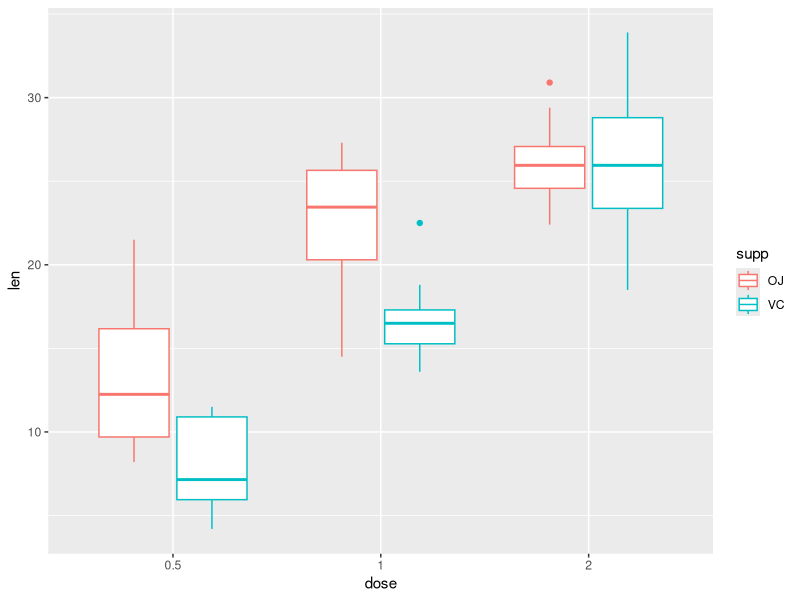

Here is the R script that generated this plot:
## ---- chunk 1
knitr::opts_chunk$set(echo = TRUE)
knitr::opts_chunk$set(fig.width = 5, fig.height = 3) 
## ---- chunk 2
library(tidyverse)
## ---- chunk 3
set.seed(1000)
stroop_dat <- tibble(
  subject = seq(1:60),
  congruent = rnorm(mean = 400, sd = 30, n = 60),
  incongruent = congruent + rnorm(mean = 60, sd = 10, n = 60),
  neutral = congruent + rnorm(mean = 30, sd = 10, n = 60)
  ) %>%
  gather(key = cond, value = reaction_time, 2:4) %>% 
  mutate(
    cond = as.factor(cond),
    log_RT = log(reaction_time)
  )
## ---- chunk 4
# set parameters
set.seed(1000)
means <- rep(c(80, 80, 100), 100)
sds <- rep(c(5, 5, 7), 100)

# simulate data
cond <- rep(c("control", "drug_one", "drug_two"), 100)
subject <- seq(1:300)

smoking_dat <- tibble(
  subject = subject,
  cond = as.factor(cond),
  outcome = rnorm(n = 300, mean = means, sd = sds)
)
## ---- chunk 5
levels(stroop_dat$cond)
levels(smoking_dat$cond)
## ---- chunk 6
# make data 2 levels and convert condition to a factor
stroop_subset <- stroop_dat %>% 
  filter(cond %in% c("congruent", "incongruent")) %>% 
  mutate(cond = factor(cond))

# see your contrasts
contrasts(stroop_subset$cond)
## ---- chunk 7
lm(log_RT ~ cond, stroop_subset) %>% summary()
## ---- chunk 8
stroop_subset %>% 
  group_by(cond) %>% 
  summarise(mean = mean(log_RT))
## ---- chunk 9
contrasts(stroop_subset$cond) <- contr.sum
contrasts(stroop_subset$cond)
## ---- chunk 10
lm(log_RT ~ cond, stroop_subset) %>% summary()
## ---- chunk 11
stroop_subset %>% summarise(mean = mean(log_RT))
## ---- chunk 12
contrasts(stroop_dat$cond)
## ---- chunk 13
lm(log_RT ~ cond, data = stroop_dat) %>% summary
## ---- chunk 14
stroop_dat %>% group_by(cond) %>% summarise(mean = mean(log_RT))
## ---- chunk 15
contrasts(stroop_dat$cond) <- contr.sum
contrasts(stroop_dat$cond)
## ---- chunk 16
lm(log_RT ~ cond, data = stroop_dat) %>% summary
## ---- chunk 17
contrasts(stroop_dat$cond) <- contr.treatment
stroop_dat$cond <- factor(stroop_dat$cond, 
                          levels = c("neutral", "congruent", "incongruent")
                          )
## ---- chunk 18
contrasts(stroop_dat$cond)
## ---- chunk 19
lm(log_RT ~ cond, data = stroop_dat) %>% summary
## ---- chunk 20
stroop_aov <- aov(log_RT ~ cond, data = stroop_dat)
summary(stroop_aov)
## ---- chunk 21
summary.lm(stroop_aov)
## ---- chunk 22
smoking_lm <- lm(outcome ~ cond, data = smoking_dat)
summary(smoking_lm)
## ---- chunk 23
smoking_dat$cond <- factor(smoking_dat$cond, 
                           levels = c("drug_one", "drug_two", "control")
                           )
smoking_lm2 <- lm(outcome ~ cond, data = smoking_dat)
## ---- chunk 24
summary(smoking_lm2)
## ---- chunk 25
# load the data
data("ToothGrowth")

# convert to tibble and make dose a factor
tooth <- ToothGrowth %>%
  mutate(dose = factor(dose)) %>%
  as.tibble()

# see the output
tooth
## ---- chunk 26
tooth_aov <- aov(len ~ supp * dose, data = tooth)
summary(tooth_aov)
## ---- chunk 27
ggplot(data = tooth, mapping = aes(x = dose, y = len, colour = supp)) +
  geom_boxplot()
## ---- chunk 28
TukeyHSD(tooth_aov, conf.level = 0.95)
## ---- chunk 29
tukey_aov <- TukeyHSD(tooth_aov, conf.level = 0.95)
tukey_aov$`supp:dose`
## ---- chunk 30
# code new centered variables
tooth$supp_dev <- (tooth$supp == "VC") - mean(tooth$supp == "VC")
tooth$dose_dev_one <- (tooth$dose == "0.5") - mean(tooth$dose == "0.5")
tooth$dose_dev_two <- (tooth$dose == "1") - mean(tooth$dose == "1")
## ---- chunk 31
tooth # inspect changes
## ---- chunk 32
tooth_lm_full <- lm(len ~ supp_dev * (dose_dev_one + dose_dev_two), data = tooth)
## ---- chunk 33
tooth_lm_reduced <- lm(len ~ supp_dev + (dose_dev_one + dose_dev_two), data = tooth)
anova(tooth_lm_full, tooth_lm_reduced)
## ---- chunk 34
# create combined factor column
tooth$interact <- interaction(tooth$supp, tooth$dose)

# check levels of our new factor
levels(tooth$interact)
## ---- chunk 35
pairwise.t.test(tooth$len, tooth$interact)
## ---- chunk 36
tooth_sub <- tooth %>% 
  dplyr::select(1 : 3) %>%
  filter(dose %in% c(0.5, 1)) %>%
  mutate(dose = factor(dose))
tooth_sub # look at the data
## ---- chunk 37
contrasts(tooth_sub$supp) <- contr.sum
contrasts(tooth_sub$dose) <- contr.sum
## ---- chunk 38
tooth_sub_lm <- lm(len ~ supp * dose, data = tooth_sub)
## ---- chunk 39
summary(tooth_sub_lm)
## ---- chunk 40
contrasts(tooth_sub$supp) <- contr.treatment
contrasts(tooth_sub$supp)
## ---- chunk 41
tooth_sub_lm2 <- lm(len ~ supp * dose, data = tooth_sub)
summary(tooth_sub_lm2)
## ---- chunk 42
set.seed(1000)
means <- rep(c(80, 85), 100)
sds <- rep(c(5, 5, 7), 100)
cond <- rep(c("control", "drug_one"), 100)
subject <- seq(1:200)
smoking_dat_extra <- tibble(
  subject = subject,
  cond = as.factor(cond),
  time_one = rnorm(n = 200, mean = means, sd = sds),
  time_two = time_one + rnorm(n = 200, mean = 5, sd = sds)
  ) %>%
  gather(key = test_time, value = recovery, 3:4) %>%
  mutate(test_time = as.factor(test_time)) %>%
  arrange(subject)
## ---- chunk 43
# view the data
smoking_dat_extra
## ---- chunk 44
contrasts(smoking_dat_extra$cond) <- contr.sum
contrasts(smoking_dat_extra$test_time) <- contr.sum
## ---- chunk 45
mixed_lm <- lm(recovery ~ cond * test_time, data = smoking_dat_extra)
## ---- chunk 46
summary(mixed_lm) # see model output
## ---- chunk 47
mixed_aov <- aov(recovery ~ cond * test_time + 
                   Error(subject/test_time), 
                 data = smoking_dat_extra)
## ---- chunk 48
summary(mixed_aov) # see model output
## ---- chunk 49
tooth_sub_unbalanced <- tooth_sub[2:40,]
head(tooth_sub_unbalanced) # see the data
## ---- chunk 50
supp_first <- aov(len ~ supp * dose, data = tooth_sub_unbalanced)
summary(supp_first)
## ---- chunk 51
dose_first <- aov(len ~ dose * supp, data = tooth_sub_unbalanced)
summary(dose_first)
## ---- chunk 52
# install.packages("car") # install once per machine
library(car) # load each time you open R
## ---- chunk 53
Anova(supp_first, type = "III")
## ---- chunk 54
Anova(dose_first, type = "III")
